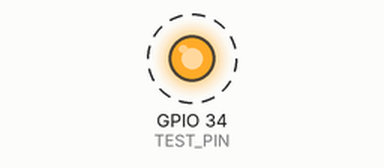
This sketch was run on a simulated ESP32. On the bench: output pins drawn as LEDs (lit = HIGH). Dashed ring = blinking. What the sketch prints to the serial monitor is not drawn.

Above: at 0.5 s.
Timing chart, 0 to 4.6 s (numbered marks = the images above):
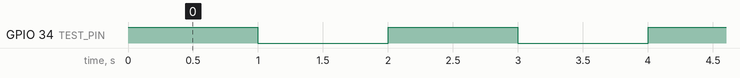

Measured:
- by itself, GPIO 34 (TEST_PIN): alternates HIGH for 1.0 s and LOW for 1.0 s

The sketch:

Foy0_Hatali.ino
```cpp
// FOY 0 - Hata Avcisi: Bu kodda bilerek birakilmis bir hata var!
const int TEST_PIN = 34;

void setup() {
  Serial.begin(115200);
  pinMode(TEST_PIN, OUTPUT);
}

void loop() {
  digitalWrite(TEST_PIN, HIGH);
  Serial.println("LED yanmali...");
  delay(1000);
  digitalWrite(TEST_PIN, LOW);
  Serial.println("LED sonmeli...");
  delay(1000);
}
```
